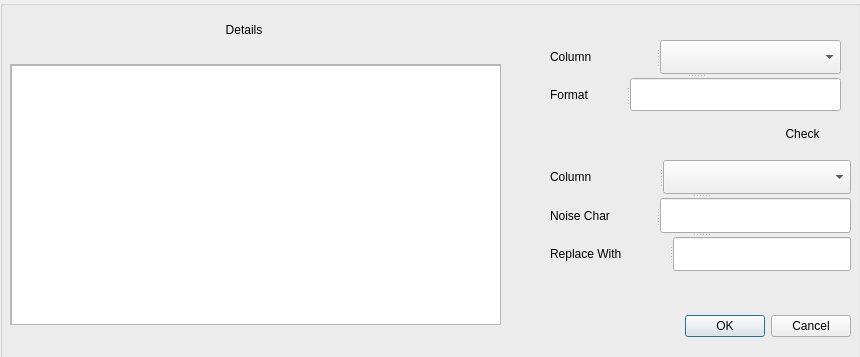
<?xml version="1.0" encoding="UTF-8"?>
<ui version="4.0">
 <class>Dialog_filter</class>
 <widget class="QDialog" name="Dialog_filter">
  <property name="geometry">
   <rect>
    <x>0</x>
    <y>0</y>
    <width>860</width>
    <height>357</height>
   </rect>
  </property>
  <property name="windowTitle">
   <string>Dialog</string>
  </property>
  <widget class="QGroupBox" name="groupBox_2">
   <property name="geometry">
    <rect>
     <x>0</x>
     <y>0</y>
     <width>861</width>
     <height>431</height>
    </rect>
   </property>
   <property name="cursor">
    <cursorShape>PointingHandCursor</cursorShape>
   </property>
   <property name="styleSheet">
    <string notr="true">background-image: url(:/new/prefix1/resources/background4.jpg);</string>
   </property>
   <property name="title">
    <string/>
   </property>
   <widget class="QScrollArea" name="scrollArea">
    <property name="geometry">
     <rect>
      <x>10</x>
      <y>64</y>
      <width>491</width>
      <height>261</height>
     </rect>
    </property>
    <property name="widgetResizable">
     <bool>true</bool>
    </property>
    <widget class="QWidget" name="scrollAreaWidgetContents">
     <property name="geometry">
      <rect>
       <x>0</x>
       <y>0</y>
       <width>489</width>
       <height>259</height>
      </rect>
     </property>
     <widget class="QTextBrowser" name="textView_filter_detail">
      <property name="geometry">
       <rect>
        <x>0</x>
        <y>0</y>
        <width>491</width>
        <height>261</height>
       </rect>
      </property>
      <property name="styleSheet">
       <string notr="true">font: 75 10pt &quot;Bitstream Charter&quot;;</string>
      </property>
     </widget>
    </widget>
   </widget>
   <widget class="QLabel" name="filter_detail_label">
    <property name="geometry">
     <rect>
      <x>220</x>
      <y>20</y>
      <width>48</width>
      <height>20</height>
     </rect>
    </property>
    <property name="styleSheet">
     <string notr="true">font: 75 12pt &quot;Bitstream Charter&quot;;</string>
    </property>
    <property name="text">
     <string>Details</string>
    </property>
    <property name="alignment">
     <set>Qt::AlignCenter</set>
    </property>
   </widget>
   <widget class="QPushButton" name="pushButton_check">
    <property name="geometry">
     <rect>
      <x>760</x>
      <y>120</y>
      <width>85</width>
      <height>27</height>
     </rect>
    </property>
    <property name="focusPolicy">
     <enum>Qt::NoFocus</enum>
    </property>
    <property name="styleSheet">
     <string notr="true">font: 75 10pt &quot;Bitstream Charter&quot;;</string>
    </property>
    <property name="text">
     <string>Check</string>
    </property>
    <property name="icon">
     <iconset resource="rs.qrc">
      <normaloff>:/new/prefix1/resources/tag-search-filter.png</normaloff>:/new/prefix1/resources/tag-search-filter.png</iconset>
    </property>
    <property name="flat">
     <bool>true</bool>
    </property>
   </widget>
   <widget class="QDialogButtonBox" name="buttonBox">
    <property name="geometry">
     <rect>
      <x>510</x>
      <y>310</y>
      <width>341</width>
      <height>32</height>
     </rect>
    </property>
    <property name="cursor">
     <cursorShape>PointingHandCursor</cursorShape>
    </property>
    <property name="styleSheet">
     <string notr="true"/>
    </property>
    <property name="orientation">
     <enum>Qt::Horizontal</enum>
    </property>
    <property name="standardButtons">
     <set>QDialogButtonBox::Cancel|QDialogButtonBox::Ok</set>
    </property>
    <property name="centerButtons">
     <bool>false</bool>
    </property>
   </widget>
   <widget class="QPushButton" name="pushButton_repEnter">
    <property name="geometry">
     <rect>
      <x>790</x>
      <y>280</y>
      <width>51</width>
      <height>20</height>
     </rect>
    </property>
    <property name="focusPolicy">
     <enum>Qt::NoFocus</enum>
    </property>
    <property name="text">
     <string/>
    </property>
    <property name="icon">
     <iconset resource="rs.qrc">
      <normaloff>:/new/prefix1/resources/enter-arrow.png</normaloff>:/new/prefix1/resources/enter-arrow.png</iconset>
    </property>
    <property name="flat">
     <bool>true</bool>
    </property>
   </widget>
   <widget class="QSplitter" name="splitter_5">
    <property name="geometry">
     <rect>
      <x>550</x>
      <y>40</y>
      <width>291</width>
      <height>71</height>
     </rect>
    </property>
    <property name="orientation">
     <enum>Qt::Vertical</enum>
    </property>
    <widget class="QSplitter" name="splitter_2">
     <property name="orientation">
      <enum>Qt::Horizontal</enum>
     </property>
     <widget class="QLabel" name="filter_col_label">
      <property name="styleSheet">
       <string notr="true">font: 75 12pt &quot;Bitstream Charter&quot;;</string>
      </property>
      <property name="text">
       <string>Column</string>
      </property>
     </widget>
     <widget class="QComboBox" name="comboBox_filter_column">
      <property name="styleSheet">
       <string notr="true">font: 75 10pt &quot;Bitstream Charter&quot;;</string>
      </property>
     </widget>
    </widget>
    <widget class="QSplitter" name="splitter_3">
     <property name="orientation">
      <enum>Qt::Horizontal</enum>
     </property>
     <widget class="QLabel" name="filter_format_label">
      <property name="styleSheet">
       <string notr="true">font: 75 12pt &quot;Bitstream Charter&quot;;</string>
      </property>
      <property name="text">
       <string>Format</string>
      </property>
     </widget>
     <widget class="QLineEdit" name="lineEdit_filter_format">
      <property name="styleSheet">
       <string notr="true">font: 75 10pt &quot;Bitstream Charter&quot;;</string>
      </property>
     </widget>
    </widget>
   </widget>
   <widget class="QSplitter" name="splitter_9">
    <property name="geometry">
     <rect>
      <x>550</x>
      <y>160</y>
      <width>301</width>
      <height>111</height>
     </rect>
    </property>
    <property name="orientation">
     <enum>Qt::Vertical</enum>
    </property>
    <widget class="QSplitter" name="splitter_6">
     <property name="orientation">
      <enum>Qt::Horizontal</enum>
     </property>
     <widget class="QLabel" name="filter_column2_label">
      <property name="styleSheet">
       <string notr="true">font: 75 12pt &quot;Bitstream Charter&quot;;</string>
      </property>
      <property name="text">
       <string>Column</string>
      </property>
     </widget>
     <widget class="QComboBox" name="comboBox_repSelect"/>
    </widget>
    <widget class="QSplitter" name="splitter_7">
     <property name="orientation">
      <enum>Qt::Horizontal</enum>
     </property>
     <widget class="QLabel" name="filter_noise_label">
      <property name="styleSheet">
       <string notr="true">font: 75 12pt &quot;Bitstream Charter&quot;;</string>
      </property>
      <property name="text">
       <string>Noise Char</string>
      </property>
     </widget>
     <widget class="QLineEdit" name="lineEdit_filter_noise"/>
    </widget>
    <widget class="QSplitter" name="splitter_8">
     <property name="orientation">
      <enum>Qt::Horizontal</enum>
     </property>
     <widget class="QLabel" name="filter_replace_label">
      <property name="styleSheet">
       <string notr="true">font: 75 12pt &quot;Bitstream Charter&quot;;</string>
      </property>
      <property name="text">
       <string>Replace With</string>
      </property>
     </widget>
     <widget class="QLineEdit" name="lineEdit_filter_replace"/>
    </widget>
   </widget>
  </widget>
 </widget>
 <resources>
  <include location="rs.qrc"/>
 </resources>
 <connections>
  <connection>
   <sender>buttonBox</sender>
   <signal>accepted()</signal>
   <receiver>Dialog_filter</receiver>
   <slot>accept()</slot>
   <hints>
    <hint type="sourcelabel">
     <x>248</x>
     <y>254</y>
    </hint>
    <hint type="destinationlabel">
     <x>157</x>
     <y>274</y>
    </hint>
   </hints>
  </connection>
  <connection>
   <sender>buttonBox</sender>
   <signal>rejected()</signal>
   <receiver>Dialog_filter</receiver>
   <slot>reject()</slot>
   <hints>
    <hint type="sourcelabel">
     <x>316</x>
     <y>260</y>
    </hint>
    <hint type="destinationlabel">
     <x>286</x>
     <y>274</y>
    </hint>
   </hints>
  </connection>
 </connections>
</ui>
